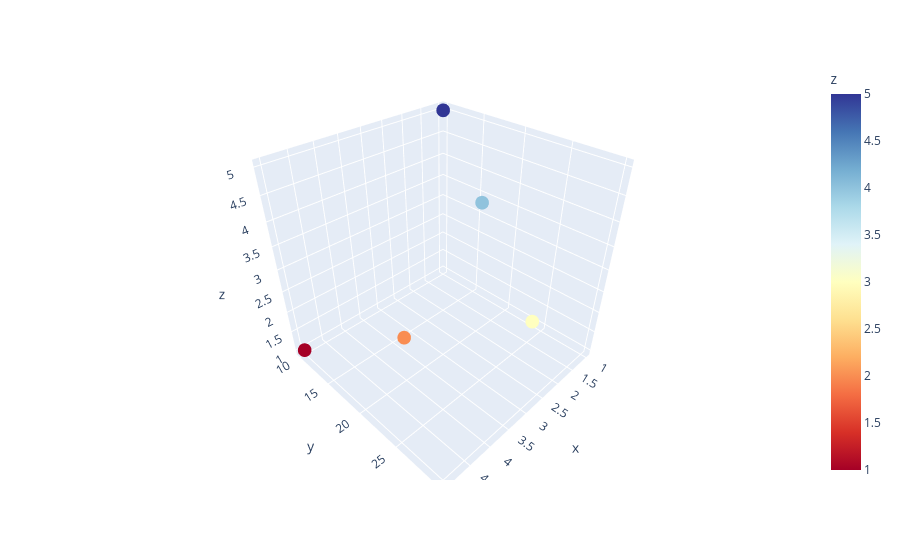

The code cell stored with this chart in its notebook:
### Markdown cell above
## 3d Surface

### Code cell
df3 = pd.DataFrame({'x':[1,2,3,4,5],'y':[10,20,30,20,10],'z':[5,4,3,2,1]})
# Use scatter_3d for individual points
fig = px.scatter_3d(df3, x='x', y='y', z='z', color='z',color_continuous_scale='rdylbu')
fig.show()

### Figure 1 — Plotly figure (JSON) as saved in the notebook; plotly's stock layout.template omitted (floating-point values rounded to 4 significant figures)
{"data": [{"hovertemplate": "x=%{x}<br>y=%{y}<br>z=%{marker.color}<extra></extra>", "legendgroup": "", "marker": {"color": [5, 4, 3, 2, 1], "coloraxis": "coloraxis", "symbol": "circle"}, "mode": "markers", "name": "", "scene": "scene", "showlegend": false, "type": "scatter3d", "x": [1, 2, 3, 4, 5], "y": [10, 20, 30, 20, 10], "z": [5, 4, 3, 2, 1]}], "layout": {"coloraxis": {"autocolorscale": false, "colorbar": {"title": {"text": "z"}}, "colorscale": [[0, "rgb(165,0,38)"], [0.1, "rgb(215,48,39)"], [0.2, "rgb(244,109,67)"], [0.3, "rgb(253,174,97)"], [0.4, "rgb(254,224,144)"], [0.5, "rgb(255,255,191)"], [0.6, "rgb(224,243,248)"], [0.7, "rgb(171,217,233)"], [0.8, "rgb(116,173,209)"], [0.9, "rgb(69,117,180)"], [1, "rgb(49,54,149)"]]}, "legend": {"tracegroupgap": 0}, "margin": {"t": 60}, "scene": {"domain": {"x": [0, 1], "y": [0, 1]}, "xaxis": {"title": {"text": "x"}}, "yaxis": {"title": {"text": "y"}}, "zaxis": {"title": {"text": "z"}}}}}
